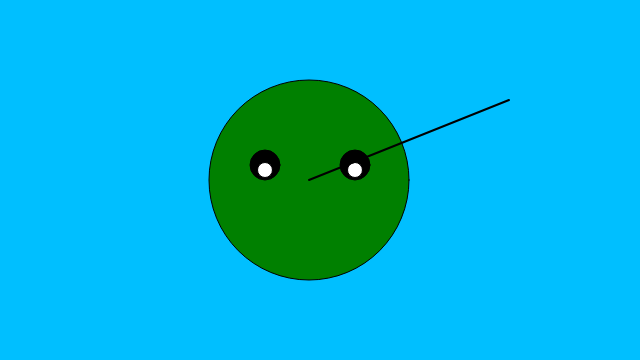
Frame 1 (no input)
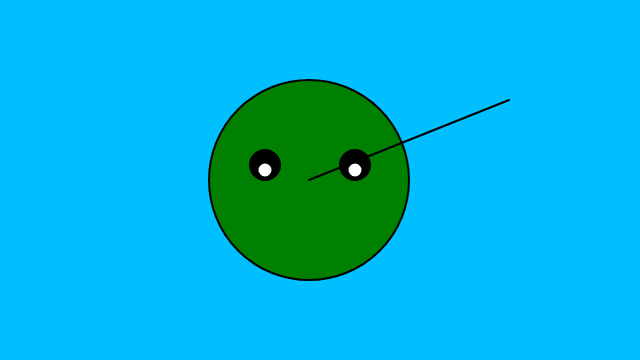
Frame 60 (no input)
Frame 120 (the mouse pressed at the canvas centre since frame 60): identical to frame 60, image omitted

The p5.js sketch that drew these frames (run headless with seeded random() and noise() and a simulated clock; from frame 60 on, the mouse is pressed at the canvas centre):

// p5.js sketch
// ── sketch.js
/*
		self potrait 
		02/06/2020
*/

function setup(){
	createCanvas(640, 360);	
}

function draw() {
	background(0,191, 255); 

	fill('green');
	ellipse(309, 180, 200);// headShape

	fill('black'); 
	ellipse(355, 165, 30); // RIGHT EYE
	ellipse(265, 165, 30); // RIGHT EYE
	fill('white');
	ellipse(355, 170, 15, 15); //RIGHT eyes
	ellipse(265, 170, 15, 15); //left eyes
	
	strokeWeight(2);
	line(309,180, 509, 100);


   		
   //	rectMode(CENTER); // center the mouth 
   	//strokeWeight(2);
   	//fill('lightblue');
	//rect(200, 220, 100, 20, 10);
	//rect(200, 220, 90, 9, 10);


    //arc(300,160, 50, 40,-HALF_PI, HALF_PI);
    //arc(300, 160, 20, 30,-HALF_PI, HALF_PI);
    //arc(300,160, 50, 40,-HALF_PI, HALF_PI);
    //arc(300, 160, 20, 30,-HALF_PI, HALF_PI);
   //

        //line(150, 70, 170, 100);
    //line(160, 70, 180, 100);
    //line(170, 70, 180, 100);
   // line(160, 80, 190, 100);
    //line(180, 70, 180, 100);
    //line(180, 70, 190, 100);/// FOR THE DIFFERNET HAIR

        // fill();
        //noStroke();
       // triangle(180, 190, 200, 160, 300, 200);

        
        

}

// ── style.css
body{
	background: rgb(34,193,195);
	background: linear-gradient(0deg, rgba(34,193,195,1) 0%, rgba(75,253,45,1) 100%);
    color: white;
    font-family: Helvetica;
    font-size: 20px;
	}
h1, p, a, {

			font-size: 1.5em;
		}
a {
	color:white ;
	transition:color 300ms ease-in;
	}
a:hover { color:#ff0092;}
img{
	max-width: 100%;
}
#container{
	max-width: 600px;
	margin:0 auto;
}
.link{
	list-style: none;
}
ul {
	border: 2px solid white; 
}
li{ display:inline;
	margin:10px 15px;
   }
